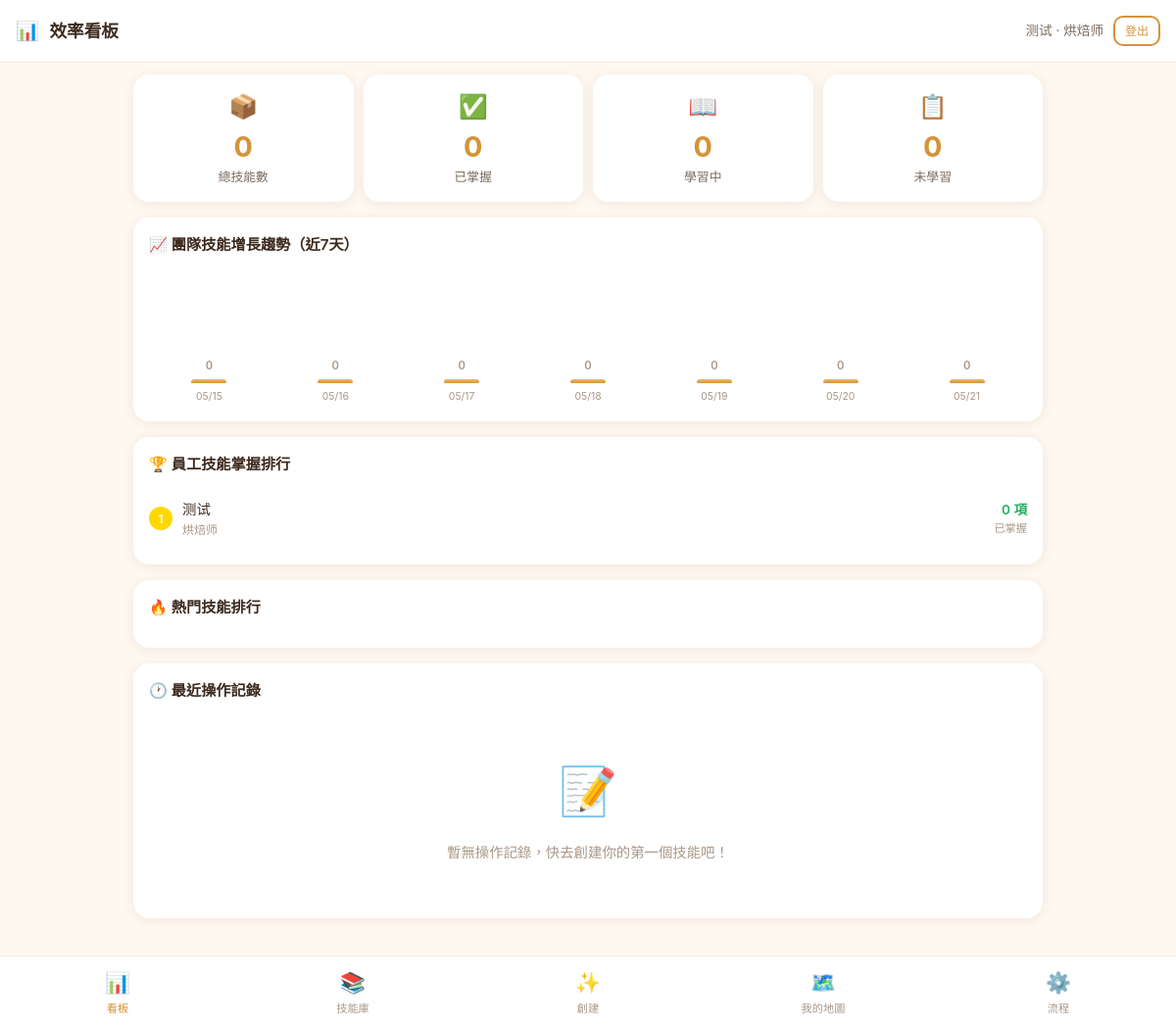
The app's page /dashboard (signed in) with its own data.
### tables this page shows
CREATE TABLE users (
            id INTEGER PRIMARY KEY AUTOINCREMENT,
            name TEXT NOT NULL,
            role TEXT NOT NULL DEFAULT '烘焙师'
                CHECK(role IN ('烘焙师','销售','店长','后勤','学徒','老板')),
            phone TEXT DEFAULT '',
            avatar TEXT DEFAULT '',
            created_at TEXT NOT NULL DEFAULT (datetime('now','localtime'))
        );

### app/web_ui.py (the view)
@web_bp.route("/dashboard")
def dashboard():
    if "user_id" not in session:
        return redirect(url_for("web.index"))
    user = models.get_user(session["user_id"])
    stats = get_team_skill_stats()
    recent_logs = models.get_recent_logs(10)
    trend_data = _get_skill_trend()
    return render_template(
        "dashboard.html",
        user=user,
        stats=stats,
        recent_logs=recent_logs,
        trend_data=trend_data,
    )

### app/models.py (called while the page is built)
@contextmanager
def get_db():
    conn = sqlite3.connect(DB_PATH)
    conn.row_factory = sqlite3.Row
    conn.execute("PRAGMA journal_mode=WAL")
    conn.execute("PRAGMA foreign_keys=ON")
    try:
        yield conn
        conn.commit()
    except Exception:
        conn.rollback()
        raise
    finally:
        conn.close()

def dict_from_row(row):
    if row is None:
        return None
    return dict(row)

def get_user(user_id):
    with get_db() as conn:
        row = conn.execute("SELECT * FROM users WHERE id=?", (user_id,)).fetchone()
        return dict_from_row(row)

def get_recent_logs(limit=20):
    with get_db() as conn:
        rows = conn.execute(
            """SELECT ol.*, u.name as user_name, s.title as skill_title
               FROM operation_logs ol
               LEFT JOIN users u ON ol.user_id = u.id
               LEFT JOIN skills s ON ol.skill_id = s.id
               ORDER BY ol.created_at DESC LIMIT ?""",
            (limit,),
        ).fetchall()
        return [dict_from_row(r) for r in rows]

### app/skill_engine.py (called while the page is built)
def get_team_skill_stats():
    return models.get_team_skill_stats()

### app/web_ui.py (called while the page is built)
def _get_skill_trend():
    from datetime import timedelta
    trend = []
    today = datetime.now()
    for i in range(6, -1, -1):
        day = today - timedelta(days=i)
        day_str = day.strftime("%Y-%m-%d")
        label = day.strftime("%m/%d")
        with models.get_db() as conn:
            count = conn.execute(
                """SELECT COUNT(*) FROM skills
                   WHERE DATE(created_at) <= ? AND status='已发布'""",
                (day_str,),
            ).fetchone()[0]
        trend.append({"label": label, "count": count})
    return trend

### templates/dashboard.html (shortened to what this page needs)
{% extends "base.html" %}
{% block content %}
<div class="page-header flex-between">
  <div>
    <span style="font-size: 1.2rem;">📊</span>
    <h1 style="display: inline; margin-left: 6px; font-size: 1.1rem;">效率看板</h1>
  </div>
  <div style="display: flex; align-items: center; gap: 10px;">
    <span style="font-size: 0.85rem; color: var(--text-light);">
      {{ user.name }} · {{ user.role }}
    </span>
    <a href="/logout" class="btn btn-sm btn-outline" style="padding: 4px 10px; font-size: 0.75rem;">登出</a>
  </div>
</div>
<div class="container" style="padding-top: 12px;">
  <div class="stats-grid">
    <div class="stat-card">
      <div class="stat-icon">📦</div>
      <div class="stat-value">{{ stats.total_skills }}</div>
      <div class="stat-label">總技能數</div>
    </div>
    <div class="stat-card">
      <div class="stat-icon">✅</div>
      <div class="stat-value">
        {% set mastered_total = namespace(count=0) %}
        {% for es in stats.employee_stats %}
          {% set mastered_total.count = mastered_total.count + es.mastered %}
        {% endfor %}
        {{ mastered_total.count }}
      </div>
      <div class="stat-label">已掌握</div>
    </div>
    <div class="stat-card">
      <div class="stat-icon">📖</div>
      <div class="stat-value">
        {% set learning_total = namespace(count=0) %}
        {% for es in stats.employee_stats %}
          {% set learning_total.count = learning_total.count + es.learning %}
        {% endfor %}
        {{ learning_total.count }}
      </div>
      <div class="stat-label">學習中</div>
    </div>
    <div class="stat-card">
      <div class="stat-icon">📋</div>
      <div class="stat-value">
        {% set not_started_total = namespace(count=0) %}
        {% for es in stats.employee_stats %}
          {% set not_started_total.count = not_started_total.count + es.not_started %}
        {% endfor %}
        {{ not_started_total.count }}
      </div>
      <div class="stat-label">未學習</div>
    </div>
  </div>
  <div class="chart-container">
    <h3>📈 團隊技能增長趨勢（近7天）</h3>
    <div style="display: flex; align-items: flex-end; gap: 6px; height: 140px; padding-top: 16px;">
      {% set max_val = trend_data | map(attribute='count') | max %}
      {% set max_val = max_val if max_val > 0 else 1 %}
      {% for item in trend_data %}
      <div style="flex: 1; display: flex; flex-direction: column; align-items: center; height: 100%; justify-content: flex-end;">
        <div style="font-size: 0.7rem; color: var(--text-muted); margin-bottom: 4px; font-weight: 600;">{{ item.count }}</div>
        <div style="width: 100%; max-width: 36px; border-radius: 6px 6px 2px 2px;
                    background: linear-gradient(180deg, var(--primary-light), var(--primary));
                    height: {{ (item.count / max_val * 100) | int }}%;
                    min-height: {{ 8 if item.count > 0 else 4 }}px;
                    transition: height 0.5s ease;">
        </div>
        <div style="font-size: 0.65rem; color: var(--text-muted); margin-top: 6px; white-space: nowrap;">{{ item.label }}</div>
      </div>
      {% endfor %}
    </div>
  </div>
  <div class="chart-container">
    <h3>🏆 員工技能掌握排行</h3>
    <ol class="top-skills-list">
      {% for es in stats.employee_stats %}
      <li>
        <div class="rank {% if loop.index == 1 %}top1{% elif loop.index == 2 %}top2{% elif loop.index == 3 %}top3{% endif %}">
          {{ loop.index }}
        </div>
        <div style="flex: 1;">
          <div style="font-size: 0.9rem; font-weight: 500;">{{ es.name }}</div>
          <div style="font-size: 0.75rem; color: var(--text-muted);">{{ es.role }}</div>
        </div>
        <div style="text-align: right;">
          <div style="font-size: 0.85rem; font-weight: 600; color: var(--success);">{{ es.mastered }} 項</div>
          <div style="font-size: 0.7rem; color: var(--text-muted);">已掌握</div>
        </div>
      </li>
      {% endfor %}
    </ol>
  </div>
  <div class="chart-container">
    <h3>🔥 熱門技能排行</h3>
  </div>
  <div class="chart-container">
    <h3>🕐 最近操作記錄</h3>
    {% if recent_logs %}
    <ul class="log-list">
      {% for log in recent_logs %}
      <li>
        <div class="log-dot"></div>
        <div style="flex: 1;">
          <span style="font-weight: 500;">{{ log.user_name }}</span>
          <span style="color: var(--text-light);">{{ log.action }}</span>
          {% if log.skill_title %}
          <a href="/skill/{{ log.skill_id }}" style="color: var(--primary);">《{{ log.skill_title }}》</a>
          {% endif %}
          {% if log.detail %}
          <div style="font-size: 0.75rem; color: var(--text-muted); margin-top: 2px;">{{ log.detail }}</div>
          {% endif %}
        </div>
        <div class="log-time">{{ log.created_at[-8:-3] if log.created_at else '' }}</div>
      </li>
      {% endfor %}
    </ul>
    {% else %}
    <div class="empty-state">
      <div class="empty-icon">📝</div>
      <p>暫無操作記錄，快去創建你的第一個技能吧！</p>
    </div>
    {% endif %}
  </div>
</div>
{% endblock %}

### templates/base.html (shortened to what this page needs)
<!DOCTYPE html>
<html lang="zh-TW">
<head>
  <link rel="stylesheet" href="/static/css/style.css">
</head>
<body>
  {% block content %}{% endblock %}
  {% if user %}
  <nav class="bottom-nav">
    <a href="/dashboard" class="{% if request.path == '/dashboard' %}active{% endif %}">
      <span class="nav-icon">📊</span>
      看板
    </a>
    <a href="/skills" class="{% if request.path == '/skills' %}active{% endif %}">
      <span class="nav-icon">📚</span>
      技能庫
    </a>
    <a href="/skill/create" class="{% if request.path == '/skill/create' %}active{% endif %}">
      <span class="nav-icon">✨</span>
      創建
    </a>
    <a href="/employee/{{ user.id }}" class="{% if '/employee/' in request.path %}active{% endif %}">
      <span class="nav-icon">🗺️</span>
      我的地圖
    </a>
    <a href="/workflows" class="{% if request.path == '/workflows' %}active{% endif %}">
      <span class="nav-icon">⚙️</span>
      流程
    </a>
  </nav>
  {% endif %}
</body>
</html>

### static/css/style.css (style rules this page uses)
:root { --primary: #D4943A; --primary-light: #E8B96A; --primary-dark: #B87A2C; --secondary: #8B5E3C; --secondary-light: #A67B5A; --bg: #FFF8F0; --bg-card: #FFFFFF; --bg-secondary: #FFF0E0; --text: #3D2B1F; --text-light: #7A6B5E; --text-muted: #A89888; --danger: #C0392B; --success: #27AE60; --warning: #E67E22; --info: #2980B9; --border: #E8DDD0; --border-light: #F0E8DC; --radius: 16px; --radius-sm: 10px; --radius-xs: 6px; --shadow: 0 2px 12px rgba(61, 43, 31, 0.08); --shadow-hover: 0 4px 20px rgba(61, 43, 31, 0.12); --transition: all 0.2s ease; --max-width: 480px; --font-family: -apple-system, BlinkMacSystemFont, "PingFang TC", "Microsoft JhengHei", "Noto Sans TC", sans-serif; }
*, *::before, *::after { box-sizing: border-box; margin: 0; padding: 0; }
html { font-size: 16px; -webkit-text-size-adjust: 100%; }
body { font-family: var(--font-family); background: var(--bg); color: var(--text); line-height: 1.6; min-height: 100vh; padding-bottom: 80px; }
a { color: var(--primary); text-decoration: none; }
h1 { font-size: 1.5rem; font-weight: 700; }
h3 { font-size: 1.1rem; font-weight: 600; }
.container { max-width: var(--max-width); margin: 0 auto; padding: 16px; }
.page-header { padding: 16px; background: var(--bg-card); border-bottom: 1px solid var(--border-light); position: sticky; top: 0; z-index: 100; }
.page-header h1 { font-size: 1.2rem; }
.btn { display: inline-flex; align-items: center; justify-content: center; gap: 6px; padding: 10px 20px; border: none; border-radius: var(--radius-sm); font-family: var(--font-family); font-size: 0.95rem; font-weight: 500; cursor: pointer; transition: var(--transition); white-space: nowrap; }
.btn-outline { background: transparent; border: 2px solid var(--primary); color: var(--primary); }
.btn-sm { padding: 6px 14px; font-size: 0.85rem; }
.stats-grid { display: grid; grid-template-columns: 1fr 1fr; gap: 10px; margin-bottom: 16px; }
.stat-card { background: var(--bg-card); border-radius: var(--radius); padding: 14px; box-shadow: var(--shadow); text-align: center; }
.stat-card .stat-value { font-size: 1.8rem; font-weight: 700; color: var(--primary); line-height: 1.2; }
.stat-card .stat-label { font-size: 0.8rem; color: var(--text-light); margin-top: 4px; }
.stat-card .stat-icon { font-size: 1.5rem; margin-bottom: 4px; }
.bottom-nav { position: fixed; bottom: 0; left: 0; right: 0; background: var(--bg-card); border-top: 1px solid var(--border-light); display: flex; z-index: 1000; padding: 6px 0; padding-bottom: max(6px, env(safe-area-inset-bottom)); }
.bottom-nav a { flex: 1; display: flex; flex-direction: column; align-items: center; padding: 4px 0; font-size: 0.7rem; color: var(--text-muted); text-decoration: none; transition: var(--transition); }
.bottom-nav a.active { color: var(--primary); }
.bottom-nav a .nav-icon { font-size: 1.3rem; margin-bottom: 2px; }
.empty-state { text-align: center; padding: 40px 20px; color: var(--text-muted); }
.empty-state .empty-icon { font-size: 3rem; margin-bottom: 12px; }
.empty-state p { font-size: 0.9rem; }
.chart-container { background: var(--bg-card); border-radius: var(--radius); padding: 16px; box-shadow: var(--shadow); margin-bottom: 16px; }
.chart-container h3 { font-size: 0.95rem; margin-bottom: 12px; }
.top-skills-list { list-style: none; }
.top-skills-list li { display: flex; align-items: center; gap: 10px; padding: 10px 0; border-bottom: 1px solid var(--border-light); }
.top-skills-list li:last-child { border-bottom: none; }
.top-skills-list .rank { width: 24px; height: 24px; border-radius: 50%; background: var(--bg-secondary); display: flex; align-items: center; justify-content: center; font-size: 0.75rem; font-weight: 600; color: var(--text-light); flex-shrink: 0; }
.top-skills-list .rank.top1 { background: #FFD700; color: #fff; }
@media (min-width: 768px) { .container { max-width: 720px; } }
@media (min-width: 768px) { .stats-grid { grid-template-columns: repeat(4, 1fr); } }
@media (min-width: 1024px) { .container { max-width: 960px; } }
.flex-between { display: flex; align-items: center; justify-content: space-between; }

### records on screen
users: name "测试", role "烘焙师", mastered "0"

### other values on screen
{{ stats.total_skills }} "0"
{{ mastered_total.count }} "0"
{{ learning_total.count }} "0"
{{ not_started_total.count }} "0"
{{ item.count }} "0" "0" "0" "0" "0" "0" "0"
{{ item.label }} "05/15" "05/16" "05/17" "05/18" "05/19" "05/20" "05/21"
